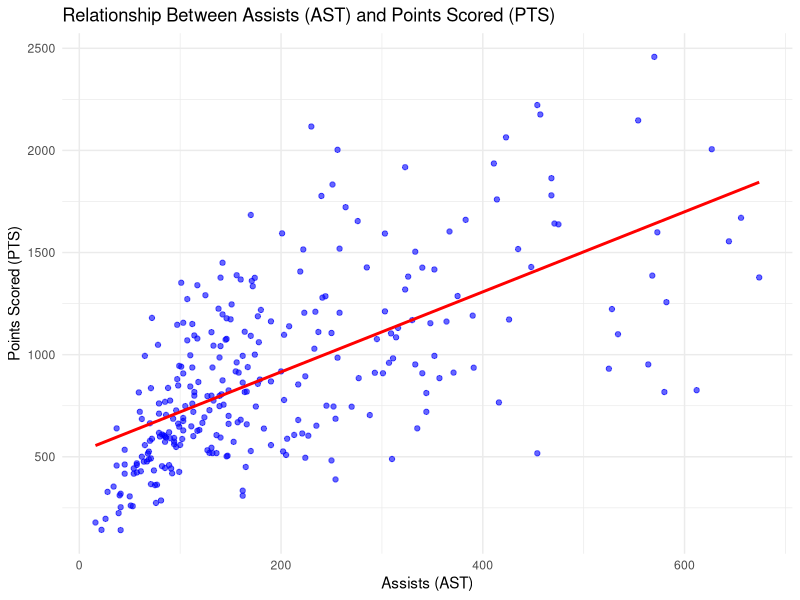
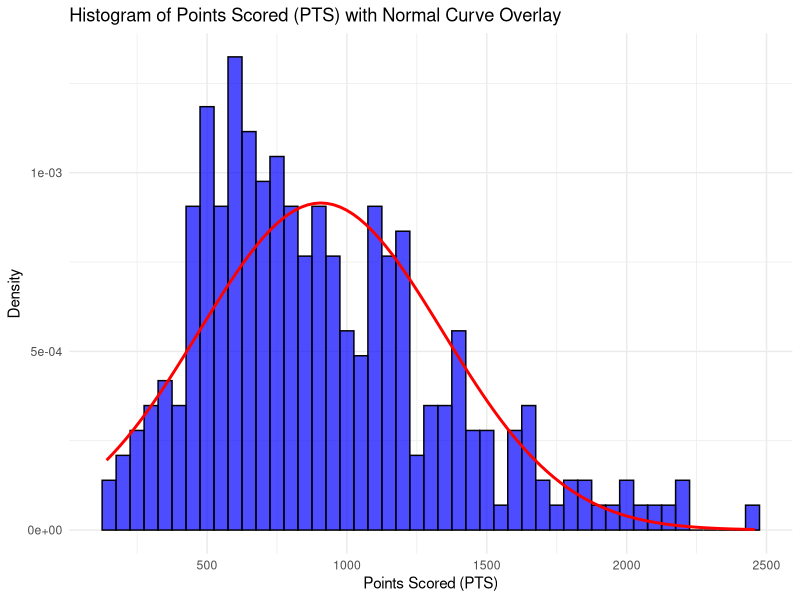

These charts were generated, in order, by the following R code:
# Load necessary packages
# dplyr for data manipulation.
# ggplot2 for creating informative and attractive visualizations.
library(dplyr)
library(ggplot2)

# Load the dataset
# Load the dataset from a CSV file located within the 'data' directory.
data <- read.csv("data/DataSet.csv")

# Steps: Create a Primary_Position column by extracting the first listed position
# Step 1: Extract the primary position from the 'Positions' column.
# This is the first listed position in the comma-separated values.
data <- data %>%
  mutate(Primary_Position = sapply(strsplit(as.character(Positions), ","), `[`, 1))

# Step 2: Remove any leading or trailing whitespace in the Primary_Position column
data$Primary_Position <- trimws(data$Primary_Position)

# Step 3: Summarize points by primary position after cleaning
summary_stats_clean <- data %>%
  group_by(Primary_Position) %>%
  summarize(mean_pts = mean(PTS, na.rm = TRUE),
            sd_pts = sd(PTS, na.rm = TRUE),
            count = n())
print(summary_stats_clean)

# Step 4: Perform a Spearman correlation test between Assists (AST) and Points Scored (PTS)
cor_test <- cor.test(data$AST, data$PTS, method = "spearman", exact = FALSE)

# Print the results of the correlation test
print(cor_test)

# Extract test statistic and p-value
test_statistic <- cor_test$statistic
p_value <- cor_test$p.value

# Step 5: Create a scatter plot with a linear trendline
ggplot(data, aes(x = AST, y = PTS)) +
  geom_point(color = "blue", alpha = 0.6) +  # Points for visualization
  geom_smooth(method = "lm", color = "red", se = FALSE) +  # Add trendline (linear regression)
  labs(
    title = "Relationship Between Assists (AST) and Points Scored (PTS)",
    x = "Assists (AST)",
    y = "Points Scored (PTS)"
  ) +
  theme_minimal()

# Step 6: Create a histogram of Points Scored (PTS) with a bell curve overlay
ggplot(data, aes(x = PTS)) +
  geom_histogram(aes(y = after_stat(density)), 
                 binwidth = 50, fill = "blue", color = "black", alpha = 0.7) +
  stat_function(fun = dnorm, 
                args = list(mean = mean(data$PTS, na.rm = TRUE), 
                            sd = sd(data$PTS, na.rm = TRUE)), 
                color = "red", linewidth = 1) +
  labs(
    title = "Histogram of Points Scored (PTS) with Normal Curve Overlay",
    x = "Points Scored (PTS)",
    y = "Density"
  ) +
  theme_minimal()

# Output test statistic and p-value for reporting
cat("Test Statistic:", test_statistic, "\n")
cat("P-value:", p_value, "\n")

